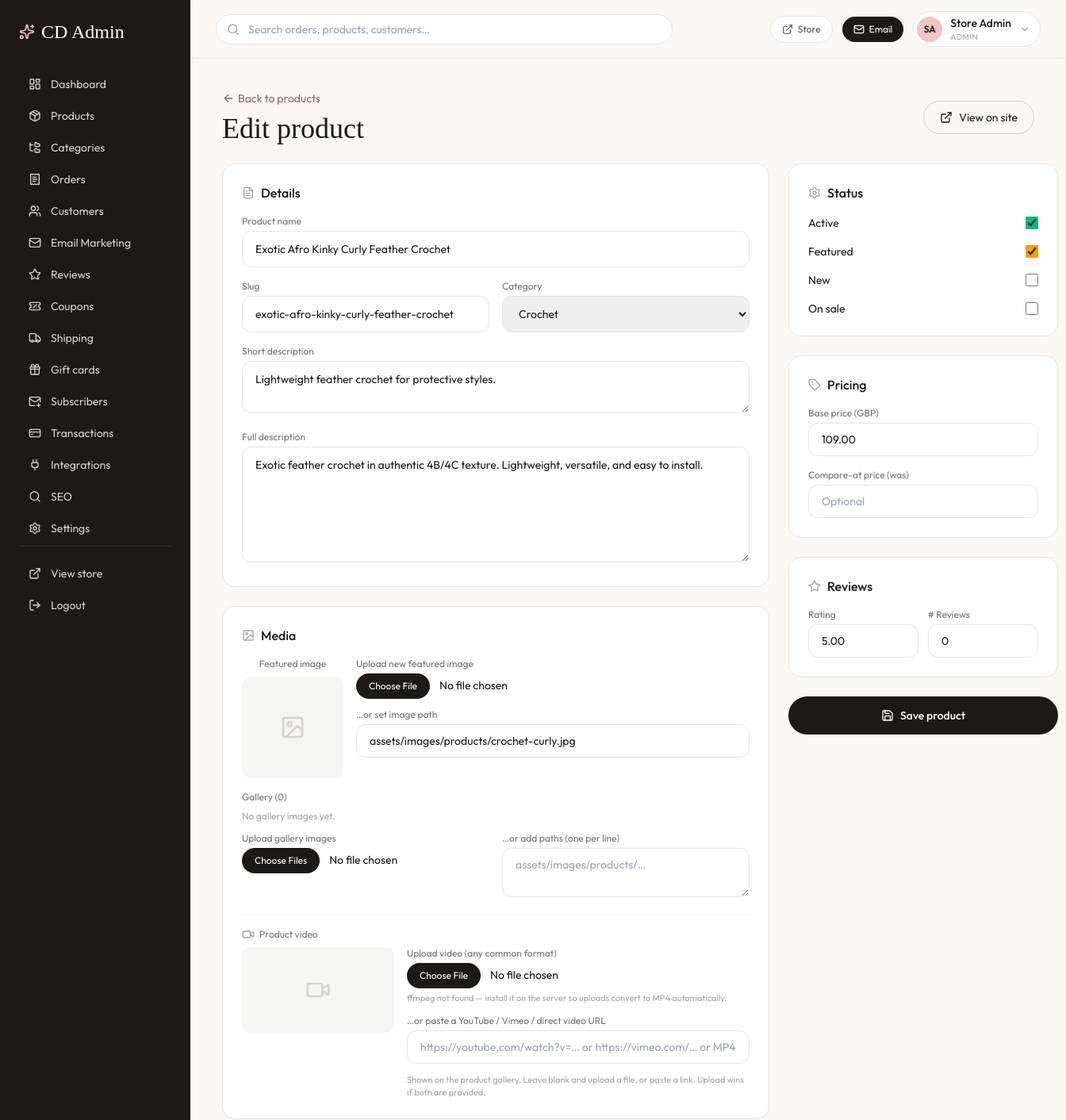
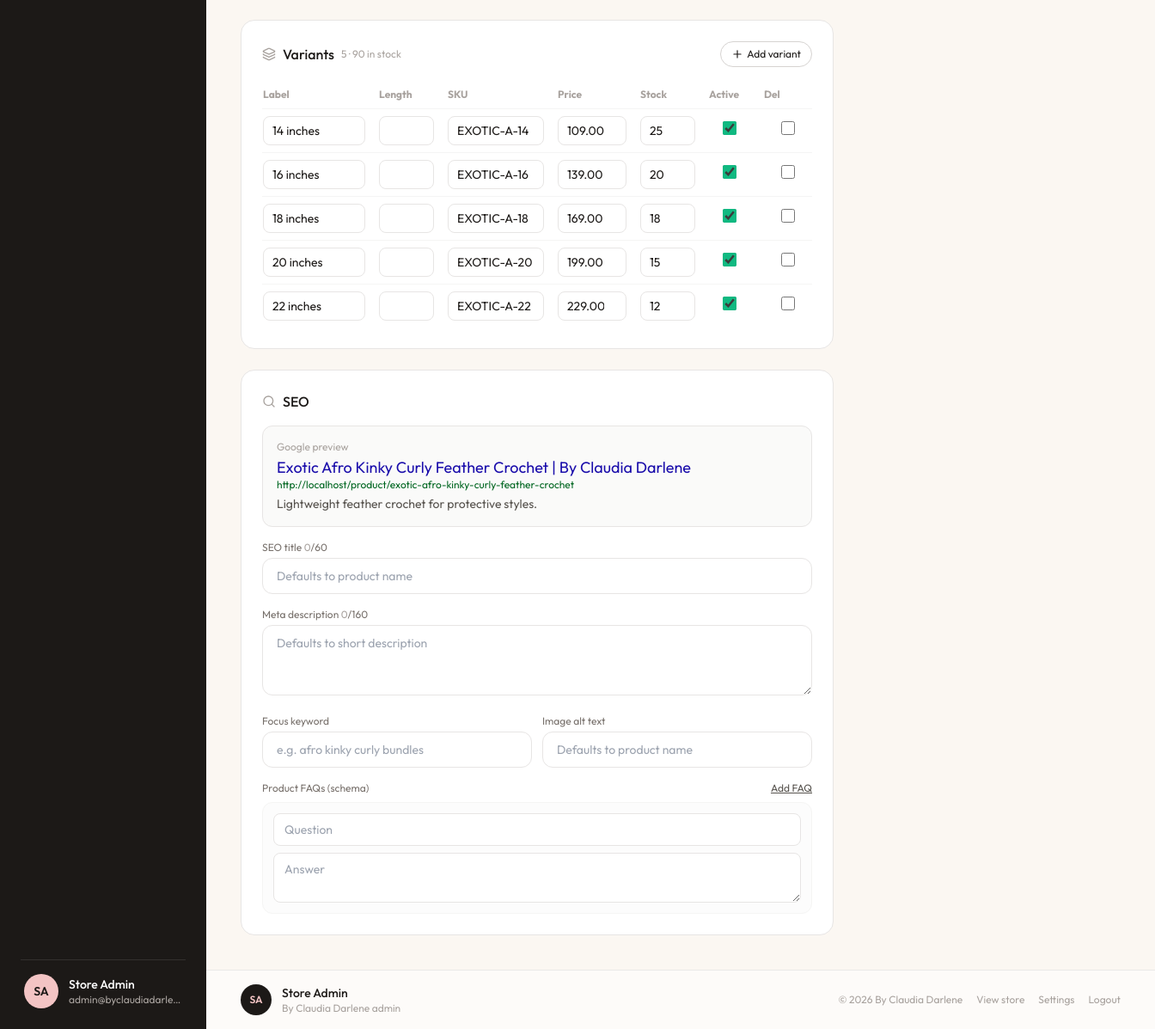
Page /admin/product-edit.php?id=2 (signed in) on the committed database (2 pictures, top to bottom).
### tables this page shows
CREATE TABLE IF NOT EXISTS users (
  id INT UNSIGNED AUTO_INCREMENT PRIMARY KEY,
  name VARCHAR(120) NOT NULL,
  email VARCHAR(190) NULL UNIQUE,
  password VARCHAR(255) NOT NULL,
  phone VARCHAR(40) NULL UNIQUE,
  role ENUM('customer','admin') NOT NULL DEFAULT 'customer',
  loyalty_points INT NOT NULL DEFAULT 0,
  wishlist_share_token VARCHAR(64) NULL UNIQUE,
  created_at TIMESTAMP DEFAULT CURRENT_TIMESTAMP,
  updated_at TIMESTAMP DEFAULT CURRENT_TIMESTAMP ON UPDATE CURRENT_TIMESTAMP
);

CREATE TABLE IF NOT EXISTS products (
  id INT UNSIGNED AUTO_INCREMENT PRIMARY KEY,
  category_id INT UNSIGNED NULL,
  name VARCHAR(200) NOT NULL,
  slug VARCHAR(220) NOT NULL UNIQUE,
  short_description VARCHAR(500) NULL,
  description TEXT NULL,
  base_price DECIMAL(10,2) NOT NULL DEFAULT 0,
  compare_at_price DECIMAL(10,2) NULL,
  image VARCHAR(255) NULL,
  gallery JSON NULL,
  is_featured TINYINT(1) NOT NULL DEFAULT 0,
  is_active TINYINT(1) NOT NULL DEFAULT 1,
  on_sale TINYINT(1) NOT NULL DEFAULT 0,
  is_new TINYINT(1) NOT NULL DEFAULT 0,
  rating DECIMAL(3,2) NOT NULL DEFAULT 5.00,
  review_count INT NOT NULL DEFAULT 0,
  created_at TIMESTAMP DEFAULT CURRENT_TIMESTAMP,
  updated_at TIMESTAMP DEFAULT CURRENT_TIMESTAMP ON UPDATE CURRENT_TIMESTAMP,
  CONSTRAINT fk_products_category FOREIGN KEY (category_id) REFERENCES categories(id) ON DELETE SET NULL
);

CREATE TABLE IF NOT EXISTS categories (
  id INT UNSIGNED AUTO_INCREMENT PRIMARY KEY,
  name VARCHAR(120) NOT NULL,
  slug VARCHAR(140) NOT NULL UNIQUE,
  description TEXT NULL,
  sort_order INT NOT NULL DEFAULT 0,
  created_at TIMESTAMP DEFAULT CURRENT_TIMESTAMP
);

CREATE TABLE IF NOT EXISTS product_variants (
  id INT UNSIGNED AUTO_INCREMENT PRIMARY KEY,
  product_id INT UNSIGNED NOT NULL,
  sku VARCHAR(80) NULL,
  label VARCHAR(120) NOT NULL,
  option_length VARCHAR(40) NULL,
  option_texture VARCHAR(80) NULL,
  option_density VARCHAR(40) NULL,
  price DECIMAL(10,2) NOT NULL,
  stock INT NOT NULL DEFAULT 0,
  is_active TINYINT(1) NOT NULL DEFAULT 1,
  created_at TIMESTAMP DEFAULT CURRENT_TIMESTAMP,
  CONSTRAINT fk_variants_product FOREIGN KEY (product_id) REFERENCES products(id) ON DELETE CASCADE
);

### admin/product-edit.php (the view, shortened to what the rows shown need)
<?php
require_once dirname(__DIR__) . '/includes/bootstrap.php';
require_admin();
$id = (int) get('id', 0);
$product = null;
$variants = [];
if ($id > 0) {
    $stmt = db()->prepare('SELECT * FROM products WHERE id = ?');
    $stmt->execute([$id]);
    $product = $stmt->fetch();
    if ($product) {
        $v = db()->prepare('SELECT * FROM product_variants WHERE product_id = ? ORDER BY price');
        $v->execute([$id]);
        $variants = $v->fetchAll();
    }
}
$categories = db()->query('SELECT * FROM categories ORDER BY sort_order')->fetchAll();
$variantStock = array_sum(array_map(fn($v) => (int) $v['stock'], $variants));
require __DIR__ . '/_layout_top.php';
?>
<div class="flex items-center justify-between mb-6 gap-4 flex-wrap">
  <div>
    <h1 class="font-display text-4xl"><?= $product ? 'Edit product' : 'Add product' ?></h1>
  </div>
</div>
<form method="post" enctype="multipart/form-data" class="grid lg:grid-cols-[1fr_340px] gap-6 items-start">
  <div class="space-y-6">
    <div class="bg-white rounded-2xl border border-stone-200 p-6 space-y-4">
      <h2 class="font-medium flex items-center gap-2"><?= admin_icon('file-text', 'w-4 h-4 text-stone-400') ?> Details</h2>
      <div>
        <label class="text-xs text-stone-500 mb-1 block">Product name</label>
        <input name="name" required value="<?= e($product['name'] ?? '') ?>" placeholder="Product name" class="w-full rounded-xl border border-stone-200 px-4 py-3 text-sm focus:outline-none focus:ring-2 focus:ring-[#F3C4C4]">
      </div>
      <div class="grid sm:grid-cols-2 gap-4">
        <div>
          <label class="text-xs text-stone-500 mb-1 block">Slug</label>
          <input name="slug" value="<?= e($product['slug'] ?? '') ?>" placeholder="auto from name" class="w-full rounded-xl border border-stone-200 px-4 py-3 text-sm focus:outline-none focus:ring-2 focus:ring-[#F3C4C4]">
        </div>
        <div>
          <label class="text-xs text-stone-500 mb-1 block">Category</label>
          <select name="category_id" class="w-full rounded-xl border border-stone-200 px-4 py-3 text-sm focus:outline-none focus:ring-2 focus:ring-[#F3C4C4]">
            <?php foreach ($categories as $c): ?>
              <option value="<?= (int) $c['id'] ?>" <?= isset($product['category_id']) && (int) $product['category_id'] === (int) $c['id'] ? 'selected' : '' ?>><?= e($c['name']) ?></option>
            <?php endforeach; ?>
          </select>
        </div>
      </div>
      <div>
        <label class="text-xs text-stone-500 mb-1 block">Short description</label>
        <textarea name="short_description" rows="2" placeholder="One-line summary" class="w-full rounded-xl border border-stone-200 px-4 py-3 text-sm focus:outline-none focus:ring-2 focus:ring-[#F3C4C4]"><?= e($product['short_description'] ?? '') ?></textarea>
      </div>
      <div>
        <label class="text-xs text-stone-500 mb-1 block">Full description</label>
        <textarea name="description" rows="6" placeholder="Full description" class="w-full rounded-xl border border-stone-200 px-4 py-3 text-sm focus:outline-none focus:ring-2 focus:ring-[#F3C4C4]"><?= e($product['description'] ?? '') ?></textarea>
      </div>
    </div>
    <div class="bg-white rounded-2xl border border-stone-200 p-6 space-y-4">
      <h2 class="font-medium flex items-center gap-2"><?= admin_icon('image', 'w-4 h-4 text-stone-400') ?> Media</h2>
      <div class="flex flex-wrap items-start gap-4">
        <div class="flex-1 min-w-[220px] space-y-3">
          <div>
            <label class="text-xs text-stone-500 mb-1 block">…or set image path</label>
            <input name="image_path" value="<?= e($product['image'] ?? '') ?>" placeholder="assets/images/products/…" class="w-full rounded-xl border border-stone-200 px-4 py-2.5 text-sm focus:outline-none focus:ring-2 focus:ring-[#F3C4C4]">
          </div>
        </div>
      </div>
    </div>
    <div class="bg-white rounded-2xl border border-stone-200 p-6">
      <div class="flex items-center justify-between mb-4">
        <h2 class="font-medium flex items-center gap-2"><?= admin_icon('layers', 'w-4 h-4 text-stone-400') ?> Variants <span class="text-xs text-stone-400 font-normal"><?= count($variants) ?> &middot; <?= $variantStock ?> in stock</span></h2>
      </div>
      <div class="overflow-x-auto">
        <table class="w-full text-sm min-w-[640px]">
          <thead class="text-left text-stone-400 text-xs">
            <tr>
              <th class="py-2 pr-2">Label</th>
              <th class="py-2 px-2 w-20">Length</th>
              <th class="py-2 px-2 w-32">SKU</th>
              <th class="py-2 px-2 w-24">Price</th>
              <th class="py-2 px-2 w-20">Stock</th>
              <th class="py-2 px-2 w-16">Active</th>
              <th class="py-2 pl-2 w-16">Del</th>
            </tr>
          </thead>
          <tbody>
            <?php foreach ($variants as $v): $vid = (int) $v['id']; ?>
              <tr class="border-t border-stone-100">
                <td class="py-2 pr-2"><input name="variant_label[<?= $vid ?>]" value="<?= e($v['label']) ?>" class="w-full rounded-lg border border-stone-200 px-2.5 py-1.5"></td>
                <td class="py-2 px-2"><input type="number" step="0.5" name="variant_length[<?= $vid ?>]" value="<?= e((string) $v['option_length']) ?>" class="w-full rounded-lg border border-stone-200 px-2.5 py-1.5"></td>
                <td class="py-2 px-2"><input name="variant_sku[<?= $vid ?>]" value="<?= e((string) $v['sku']) ?>" class="w-full rounded-lg border border-stone-200 px-2.5 py-1.5"></td>
                <td class="py-2 px-2"><input type="number" step="0.01" name="variant_price[<?= $vid ?>]" value="<?= e((string) $v['price']) ?>" class="w-full rounded-lg border border-stone-200 px-2.5 py-1.5"></td>
                <td class="py-2 px-2"><input type="number" name="variant_stock[<?= $vid ?>]" value="<?= (int) $v['stock'] ?>" class="w-full rounded-lg border <?= (int) $v['stock'] <= 5 ? 'border-amber-300 bg-amber-50' : 'border-stone-200' ?> px-2.5 py-1.5"></td>
                <td class="py-2 px-2 text-center"><input type="checkbox" name="variant_active[<?= $vid ?>]" value="1" <?= !isset($v['is_active']) || $v['is_active'] ? 'checked' : '' ?> class="accent-emerald-500 w-4 h-4"></td>
                <td class="py-2 pl-2 text-center"><input type="checkbox" name="variant_delete[<?= $vid ?>]" value="1" class="accent-rose-500 w-4 h-4"></td>
              </tr>
            <?php endforeach; ?>
          </tbody>
        </table>
      </div>
    </div>
    <?php
    $serpTitle = trim((string) ($product['seo_title'] ?? '')) ?: trim((string) ($product['name'] ?? 'Product name'));
    $serpDesc = trim((string) ($product['seo_description'] ?? '')) ?: trim((string) ($product['short_description'] ?? 'Meta description preview…'));
    $serpUrl = !empty($product['slug']) ? url('product/' . $product['slug']) : url('product/your-slug');
    ?>
    <div class="bg-white rounded-2xl border border-stone-200 p-6 space-y-4">
      <h2 class="font-medium flex items-center gap-2"><?= admin_icon('search', 'w-4 h-4 text-stone-400') ?> SEO</h2>
      <div class="rounded-xl border border-stone-200 bg-stone-50 p-4">
        <p class="text-xs text-stone-400 mb-1">Google preview</p>
        <p class="text-[#1a0dab] text-lg leading-snug truncate" id="serp-title"><?= e(seo_format_title($serpTitle)) ?></p>
        <p class="text-[#006621] text-xs truncate" id="serp-url"><?= e($serpUrl) ?></p>
        <p class="text-sm text-stone-600 mt-1 line-clamp-2" id="serp-desc"><?= e(mb_substr($serpDesc, 0, 160)) ?></p>
      </div>
    </div>
  </div>
  <div class="space-y-6 lg:sticky lg:top-6">
    <div class="bg-white rounded-2xl border border-stone-200 p-6 space-y-4">
      <h2 class="font-medium flex items-center gap-2"><?= admin_icon('settings', 'w-4 h-4 text-stone-400') ?> Status</h2>
      <label class="flex items-center justify-between text-sm"><span>Active</span><input type="checkbox" name="is_active" value="1" <?= !isset($product) || !empty($product['is_active']) ? 'checked' : '' ?> class="accent-emerald-500 w-4 h-4"></label>
      <label class="flex items-center justify-between text-sm"><span>Featured</span><input type="checkbox" name="is_featured" value="1" <?= !empty($product['is_featured']) ? 'checked' : '' ?> class="accent-amber-500 w-4 h-4"></label>
      <label class="flex items-center justify-between text-sm"><span>New</span><input type="checkbox" name="is_new" value="1" <?= !empty($product['is_new']) ? 'checked' : '' ?> class="accent-stone-800 w-4 h-4"></label>
      <label class="flex items-center justify-between text-sm"><span>On sale</span><input type="checkbox" name="on_sale" value="1" <?= !empty($product['on_sale']) ? 'checked' : '' ?> class="accent-red-600 w-4 h-4"></label>
    </div>
    <div class="bg-white rounded-2xl border border-stone-200 p-6 space-y-4">
      <h2 class="font-medium flex items-center gap-2"><?= admin_icon('tag', 'w-4 h-4 text-stone-400') ?> Pricing</h2>
      <div>
        <label class="text-xs text-stone-500 mb-1 block">Base price (GBP)</label>
        <input name="base_price" type="number" step="0.01" required value="<?= e((string) ($product['base_price'] ?? '')) ?>" class="w-full rounded-xl border border-stone-200 px-4 py-2.5 text-sm focus:outline-none focus:ring-2 focus:ring-[#F3C4C4]">
      </div>
    </div>
    <div class="bg-white rounded-2xl border border-stone-200 p-6 space-y-4">
      <h2 class="font-medium flex items-center gap-2"><?= admin_icon('star', 'w-4 h-4 text-stone-400') ?> Reviews</h2>
      <div class="grid grid-cols-2 gap-3">
        <div>
          <label class="text-xs text-stone-500 mb-1 block">Rating</label>
          <input name="rating" type="number" step="0.1" min="0" max="5" value="<?= e((string) ($product['rating'] ?? '5')) ?>" class="w-full rounded-xl border border-stone-200 px-4 py-2.5 text-sm focus:outline-none focus:ring-2 focus:ring-[#F3C4C4]">
        </div>
        <div>
          <label class="text-xs text-stone-500 mb-1 block"># Reviews</label>
          <input name="review_count" type="number" min="0" value="<?= e((string) ($product['review_count'] ?? '0')) ?>" class="w-full rounded-xl border border-stone-200 px-4 py-2.5 text-sm focus:outline-none focus:ring-2 focus:ring-[#F3C4C4]">
        </div>
      </div>
    </div>
  </div>
</form>
<?php require __DIR__ . '/_layout_bottom.php'; ?>

### admin/_layout_top.php (shortened to what the rows shown need)
<?php
$user = current_user();
$adminName = trim((string) ($user['name'] ?? 'Admin'));
$adminEmail = trim((string) ($user['email'] ?? ''));
$storeName = setting('store_name', 'By Claudia Darlene') ?: 'By Claudia Darlene';
?>
<!DOCTYPE html>
<html lang="en">
<head>
  <script src="https://cdn.tailwindcss.com"></script>
</head>
<body class="bg-[#FBF7F2] text-stone-900 min-h-screen">
  <div class="flex">
    <aside class="fixed inset-y-0 left-0 z-40 w-60 bg-stone-900 text-white p-6 hidden md:flex md:flex-col">
      <div class="mt-6 pt-4 border-t border-white/10 shrink-0">
        <div class="flex items-center gap-3 px-1">
          <div class="min-w-0">
            <p class="text-sm font-medium truncate"><?= e($adminName) ?></p>
            <p class="text-xs text-stone-400 truncate"><?= e($adminEmail !== '' ? $adminEmail : 'Administrator') ?></p>
          </div>
        </div>
      </div>
    </aside>
    <div class="flex-1 flex flex-col min-w-0 md:ml-60">
      <header class="sticky top-0 z-30 bg-[#FBF7F2]/90 backdrop-blur border-b border-stone-200/80">
        <div class="px-4 sm:px-8 py-3.5 flex items-center gap-3 sm:gap-4">
          <div class="flex items-center gap-2 sm:gap-3 shrink-0 ml-auto">
            <div class="relative group">
              <button type="button" class="flex items-center gap-2.5 rounded-full border border-stone-200 bg-white pl-1 pr-3 py-1 hover:bg-stone-50 transition" aria-haspopup="true">
                <span class="hidden sm:block text-left min-w-0">
                  <span class="block text-sm font-medium truncate max-w-[120px]"><?= e($adminName) ?></span>
                  <span class="block text-[10px] uppercase tracking-wider text-stone-400">Admin</span>
                </span>
              </button>
            </div>
          </div>
        </div>
      </header>
      <main class="p-6 sm:p-10">

### admin/_layout_bottom.php (shortened to what the rows shown need)
      </main>
      <footer class="border-t border-stone-200/80 bg-white/60">
        <div class="px-6 sm:px-10 py-4 flex flex-wrap items-center justify-between gap-3">
          <div class="flex items-center gap-3 min-w-0">
            <div class="min-w-0">
              <p class="text-sm font-medium truncate"><?= e($adminName) ?></p>
              <p class="text-xs text-stone-400 truncate"><?= e($storeName) ?> admin</p>
            </div>
          </div>
        </div>
      </footer>
    </div>
  </div>
</body>
</html>

### rows in the picture
users: name "Store Admin", email "admin@byclaudiadarle…"
products: name "Exotic Afro Kinky Curly Feather Crochet", slug "exotic-afro-kinky-curly-feather-crochet", category_id "Crochet", short_description "Lightweight feather crochet for protective styles.", description "Exotic feather crochet in authentic 4B/4C texture. Lightweight, versatile, and easy to install.", image_path "assets/images/products/crochet-curly.jpg", slug "http://localhost/product/exotic-afro-kinky-curly-feather-crochet", is_active "☑", is_featured "☑", base_price "109.00", rating "5.00", review_count "0"
product_variants: label "14 inches", sku "EXOTIC-A-14", price "109.00", stock "25", is_active "☑"
product_variants: label "16 inches", sku "EXOTIC-A-16", price "139.00", stock "20", is_active "☑"
product_variants: label "18 inches", sku "EXOTIC-A-18", price "169.00", stock "18", is_active "☑"
product_variants: label "20 inches", sku "EXOTIC-A-20", price "199.00", stock "15", is_active "☑"
product_variants: label "22 inches", sku "EXOTIC-A-22", price "229.00", stock "12", is_active "☑"

### other values in the picture
$adminInitials "SA"
count($galleryList) "0"
count($variants) "5"
$variantStock "90"
$storeName "By Claudia Darlene"
